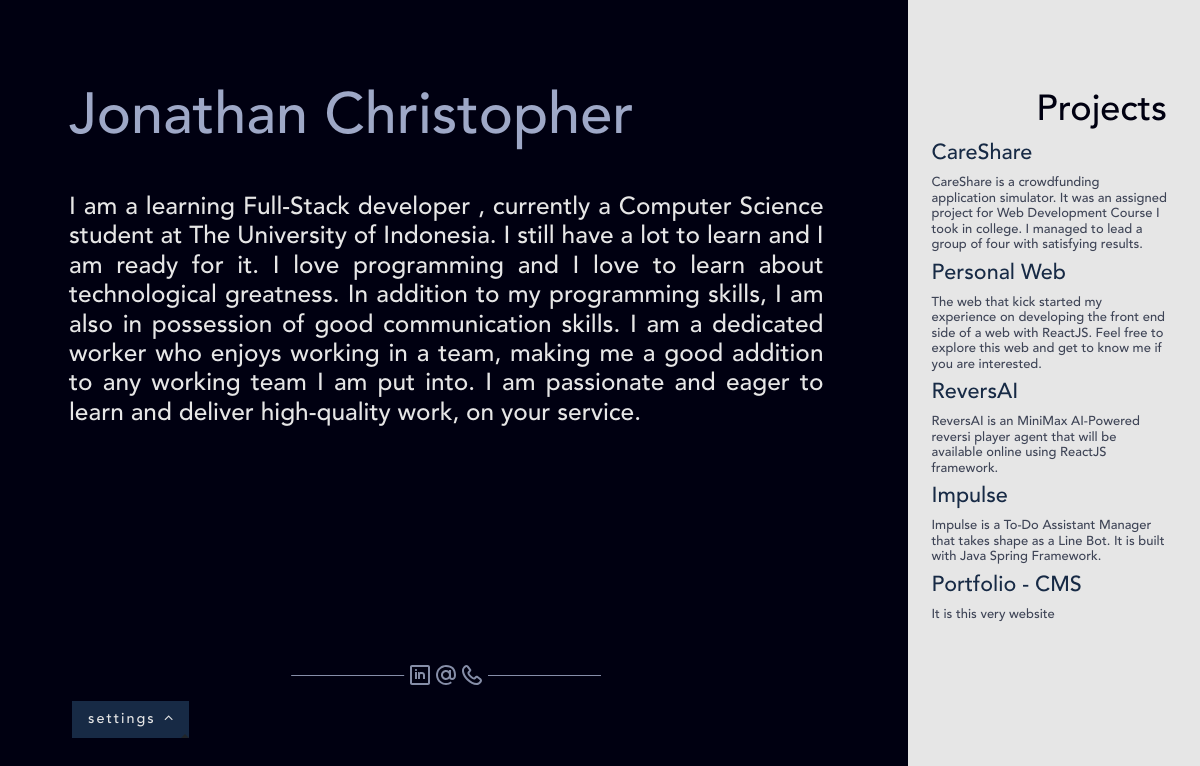
The app's page /, older data.
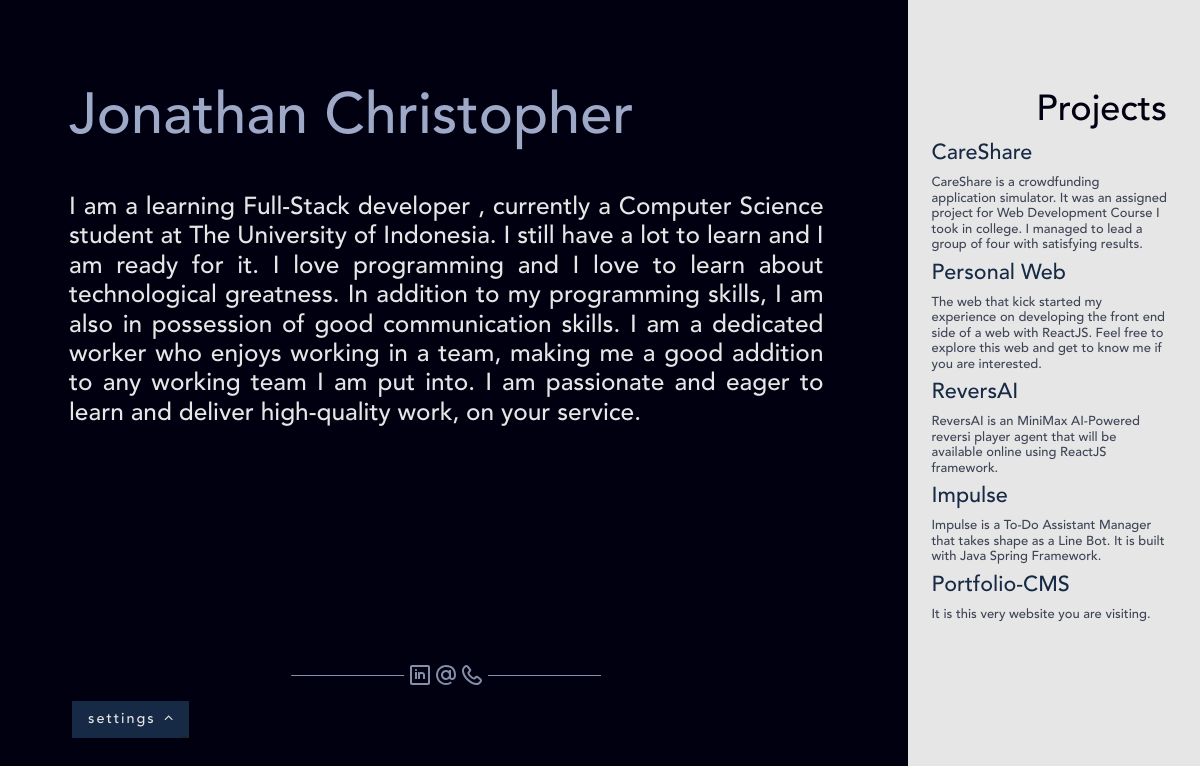
The same page, newer data.
### information/models.py (models this page shows, shortened)
class PersonalInfo(models.Model):
    name = models.CharField(max_length=100)
    description = models.CharField(max_length=1000)
    email = models.EmailField(max_length=100)
    linkedin = models.URLField(max_length=100)
    git = models.URLField(max_length=100)
    phone_regex = RegexValidator(regex=r'^\+?1?\d{9,15}$', message="Phone number must be entered in the format: '+999999999'. Up to 15 digits allowed.")
    phone_number = models.CharField(validators=[phone_regex], max_length=17, blank=True)
    title = models.CharField(max_length=20)
    class Meta:
        verbose_name_plural = "PersonalInfo"

class Project(models.Model):
    name = models.CharField(max_length=100)
    description = models.CharField(max_length=500)
    url = models.URLField(max_length=100, blank=True, null=True)
    class Meta:
        verbose_name_plural = "Projects"

### portfolio/views.py (the view)
# urls.py: path('', views.index, name="index"),
def index(request):
    return render(request, 'portfolio/index.html', {
        "info"      : PersonalInfo.objects.all().first(),
        "projects"  : Project.objects.all()
    })

### portfolio/templates/portfolio/index.html (shortened to what this page needs)
{% load static from staticfiles %}
<!DOCTYPE html>
<html lang="en">
<head>
    <link rel="stylesheet" href="https://stackpath.bootstrapcdn.com/bootstrap/4.1.3/css/bootstrap.min.css">
    <link rel="stylesheet" href="https://cdnjs.cloudflare.com/ajax/libs/font-awesome/4.7.0/css/font-awesome.min.css">
    <link rel="stylesheet" href="{% static 'styles/globalStyles.css' %}">
    <link rel="stylesheet" href="{% static 'styles/indexStyles.css' %}">
</head>
<body>
    <div class="full-height d-flex">
        <div class="row">
            <div class="container-large col-lg-9 dark-bg light-grey-text full-height d-flex flex-col justify-content-between">
                <div id="info-container">
                    <div>
                        <h1 class="light-blue-text">{{ info.name }}</h1>
                    </div>
                    <div id="description">
                        <h3>{{ info.description }}</h3>
                    </div>
                </div>
                <div id="contact-container">
                    <div id="contact-links" class="line-wrapped">
                        <a href="{{ info.linkedin }}">
                            <img
                                src="{% static 'icons/linkedin.svg' %}"
                                alt="LinkedIn"
                                class="link-icon"
                            />
                        </a>
                        <a href="mailto: {{ info.email }}">
                            <img
                                src="{% static 'icons/email.svg' %}"
                                alt="Email"
                                class="link-icon"
                            />
                        </a>
                        <a href="tel:{{ info.phone_number }}">
                            <img
                                src="{% static 'icons/phone.svg' %}"
                                alt="Phone"
                                class="link-icon"
                            />
                        </a>
                    </div>
                </div>
            </div>
            <div class="container-small col-lg-3 light-bg full-height">
                <div class="text-right dark-blue-text">
                    <h2 class="section-title">Projects</h2>
                </div>
                {% for project in projects %}
                    <div>
                        {% if project.url %}
                            <a href="{{ project.url }}" class="medium-blue-text"><h4>{{ project.name }}</h4></a>
                        {% else %}
                            <a href="#" class="medium-blue-text"><h4>{{ project.name }}</h4></a>
                        {% endif %}
                        <h6 class="dark-grey-text">{{ project.description }}</h6>
                    </div>
                {% endfor %}
            </div>
        </div>
    </div>
    <div class="button-group dropup">
        <a class="dropdown-toggle btn-lg mode draw blue-bg" type="button" id="dropdownMenuButton" data-toggle="dropdown" aria-haspopup="true" aria-expanded="false">
            <span class="light-grey-text spaced">settings <i class="fa fa-angle-down fa-rotate-180"></i></span>
        </a>
    </div>
</body>
</html>

### assets/styles/globalStyles.css (style rules this page uses)
body { font-size: 0.9em; }
h1 { font-size: 4em; }
h2 { font-size: 2.5em; }
h3 { font-size: 1.7em; }
h4 { font-size: 1.5em; }
h6 { font-size: 0.9em; }
.dark-bg { background-color: #000011; }
.light-bg { background-color: #e6e6e6; }
.blue-bg { background-color: #172A45; }
.light-blue-text { color: #9EA8C7; }
.medium-blue-text { color: #172A45; }
.dark-grey-text { color: #3E4456; }
.dark-blue-text { color: #000011; }
.light-grey-text { color: #e6e6e6; }
.mode { display: inline-block; margin-top: 1em; margin-bottom: 1.5em; border-radius: 0; color: #000011; font-size: inherit; cursor: pointer; }
.mode::before, .mode::after { box-sizing: inherit; content: ''; position: absolute; width: 100%; height: 100%; }
.draw { -webkit-transition: color 0.25s; transition: color 0.25s; z-index: 5; }
.draw::before, .draw::after { border: 2px solid transparent; width: 0; height: 0; }
.draw::before { top: 0; left: 0; }
.draw::after { bottom: 0; right: 0; }
.spaced { letter-spacing: 2px; }
.section-title { margin-top: 10px; }
.full-height { min-height: 99.98vh; }
.container-large { position: relative; padding: 7vw; }
.container-small { position: relative; padding: 2vw; padding-top: 10vh; padding-right: 4vw; }
.flex-col { flex-direction: column; }

### assets/styles/indexStyles.css (style rules this page uses)
body { font-family: 'Avenir LT Std 35 Medium'; margin: 0; padding: 0; -webkit-font-smoothing: antialiased; -moz-osx-font-smoothing: grayscale; -ms-overflow-style: none; overflow-y: scroll; overflow-x: hidden; max-width: 100vw; scrollbar-width: none; -ms-overflow-style: none; background-color: #000011; }
.line-wrapped { overflow: hidden; text-align: center; pointer-events: visible; }
.line-wrapped:before, .line-wrapped:after { background-color: #868ea8; content: ""; display: inline-block; height: 1px; vertical-align: middle; width: 30%; transform: scale(0.5, 1); }
.line-wrapped:before { right: 0.5em; margin-left: -50%; transform-origin: 100% 50%; }
.line-wrapped:after { left: 0.5em; margin-right: -50%; transform-origin: 0% 50%; }
#description { margin-top: 5vh; margin-bottom: 10vh; text-align: justify; }
#contact-links { margin-bottom: 2em; }
.mode { position: fixed; bottom: 5vh; left: 6vw; }

Row changes from the older to the newer data that the page shows:
removed Project: name "Portfolio - CMS", description "It is this very website"
added Project: name "Portfolio-CMS", description "It is this very website you are visiting."
